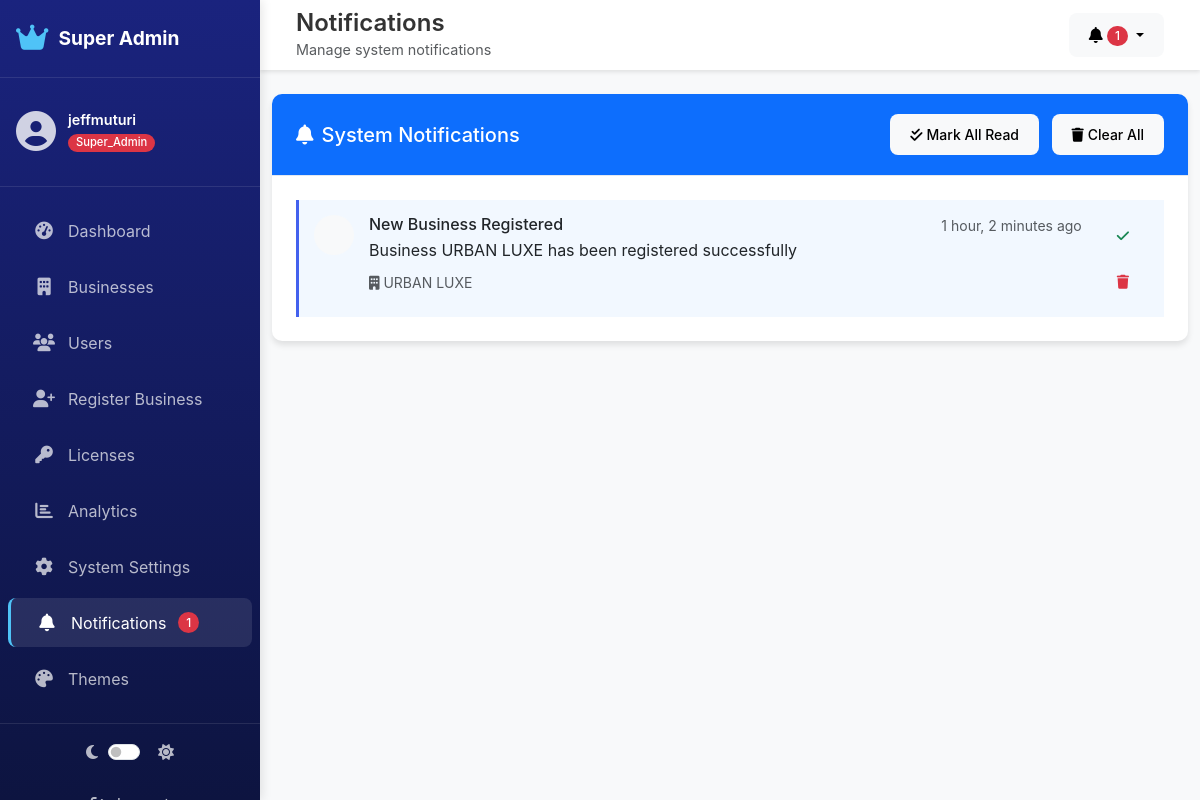
Page /accounts/super-admin/notifications/ (signed in) on the committed database.
### accounts/models.py (models this page shows, shortened)
class User(AbstractUser):
    class Role(models.TextChoices):
        SUPER_ADMIN = 'SUPER_ADMIN', _('Super Admin')
        BUSINESS_ADMIN = 'BUSINESS_ADMIN', _('Business Admin')
        CASHIER = 'CASHIER', _('Cashier')
        STAFF = 'STAFF', _('Staff')
    role = models.CharField(
        max_length=20,
        choices=Role.choices,
        default=Role.CASHIER,
    )
    phone_number = models.CharField(max_length=20, blank=True, null=True)
    profile_picture = models.ImageField(
        upload_to='profile_pictures/',
        blank=True,
        null=True
    )
    business = models.ForeignKey(
        'businesses.Business',
        on_delete=models.SET_NULL,
        null=True,
        blank=True,
        related_name='users'
    )
    is_email_verified = models.BooleanField(default=False)
    email_verification_token = models.CharField(
        max_length=100, blank=True, null=True)
    last_login_ip = models.GenericIPAddressField(blank=True, null=True)
    last_login_location = models.CharField(
        max_length=255, blank=True, null=True)
    license_tier = models.CharField(
        max_length=20,
        choices=[
            ('DEMO', 'Demo'),
            ('BASIC', 'Basic'),
            ('PRO', 'Professional'),
            ('ENTERPRISE', 'Enterprise')
        ],
        default='DEMO'
    )
    created_at = models.DateTimeField(auto_now_add=True)
    updated_at = models.DateTimeField(auto_now=True)
    groups = models.ManyToManyField(
        Group,
        verbose_name=_('groups'),
        blank=True,
        help_text=_(
            'The groups this user belongs to. A user will get all permissions '
            'granted to each of their groups.'
        ),
        related_name="custom_user_groups",
        related_query_name="custom_user",
    )
    user_permissions = models.ManyToManyField(
        Permission,
        verbose_name=_('user permissions'),
        blank=True,
        help_text=_('Specific permissions for this user.'),
        related_name="custom_user_permissions",
        related_query_name="custom_user",
    )
    @property
    def is_super_admin(self):
        return self.role == self.Role.SUPER_ADMIN
    class Meta:
        ordering = ['-date_joined']
        verbose_name = _('User')
        verbose_name_plural = _('Users')

### superadmin/models.py (models this page shows, shortened)
class Notification(models.Model):
    class NotificationType(models.TextChoices):
        INFO = 'INFO', _('Information')
        WARNING = 'WARNING', _('Warning')
        ERROR = 'ERROR', _('Error')
        SUCCESS = 'SUCCESS', _('Success')
        LICENSE = 'LICENSE', _('License')
        PAYMENT = 'PAYMENT', _('Payment')
        SECURITY = 'SECURITY', _('Security')
        BUSINESS = 'BUSINESS', _('Business')
        USER = 'USER', _('User')
    class Audience(models.TextChoices):
        ALL = 'ALL', _('All Users')
        SUPER_ADMINS = 'SUPER_ADMINS', _('Super Admins Only')
        BUSINESS_ADMINS = 'BUSINESS_ADMINS', _('Business Admins Only')
        CASHIERS = 'CASHIERS', _('Cashiers Only')
        SPECIFIC_BUSINESS = 'SPECIFIC_BUSINESS', _('Specific Business')
    title = models.CharField(max_length=255)
    message = models.TextField()
    notification_type = models.CharField(
        max_length=20,
        choices=NotificationType.choices,
        default=NotificationType.INFO
    )
    audience = models.CharField(
        max_length=50,
        choices=Audience.choices,
        default=Audience.ALL
    )
    business = models.ForeignKey(
        'businesses.Business',
        on_delete=models.CASCADE,
        null=True,
        blank=True,
        related_name='notifications'
    )
    data = models.JSONField(default=dict, blank=True)
    scheduled_for = models.DateTimeField(blank=True, null=True)
    expires_at = models.DateTimeField(blank=True, null=True)
    is_active = models.BooleanField(default=True)
    is_read = models.BooleanField(default=False)
    action_url = models.CharField(max_length=500, blank=True, null=True)
    action_text = models.CharField(max_length=100, blank=True, null=True)
    created_by = models.ForeignKey(
        'accounts.User',
        on_delete=models.SET_NULL,
        null=True,
        related_name='created_notifications'
    )
    created_at = models.DateTimeField(auto_now_add=True)
    updated_at = models.DateTimeField(auto_now=True)
    @property
    def get_icon(self):
        icon_map = {
            'INFO': 'fa-info-circle',
            'WARNING': 'fa-exclamation-triangle',
            'ERROR': 'fa-exclamation-circle',
            'SUCCESS': 'fa-check-circle',
            'LICENSE': 'fa-key',
            'PAYMENT': 'fa-credit-card',
            'SECURITY': 'fa-shield-alt',
            'BUSINESS': 'fa-building',
            'USER': 'fa-user',
        }
        return icon_map.get(self.notification_type, 'fa-bell')
    @property
    def get_color(self):
        color_map = {
            'INFO': 'info',
            'WARNING': 'warning',
            'ERROR': 'danger',
            'SUCCESS': 'success',
            'LICENSE': 'primary',
            'PAYMENT': 'success',
            'SECURITY': 'danger',
            'BUSINESS': 'primary',
            'USER': 'info',
        }
        return color_map.get(self.notification_type, 'secondary')
    class Meta:
        ordering = ['-created_at']
        verbose_name = _('Notification')
        verbose_name_plural = _('Notifications')

### businesses/models.py (models this page shows, shortened)
class Business(models.Model):
    class Status(models.TextChoices):
        ACTIVE = 'ACTIVE', _('Active')
        INACTIVE = 'INACTIVE', _('Inactive')
        SUSPENDED = 'SUSPENDED', _('Suspended')
        PENDING = 'PENDING', _('Pending Approval')
    name = models.CharField(max_length=255)
    description = models.TextField(blank=True, null=True)
    business_type = models.CharField(
        max_length=50,
        choices=[
            ('RETAIL', 'Retail Store'),
            ('RESTAURANT', 'Restaurant'),
            ('SERVICE', 'Service Business'),
            ('WHOLESALE', 'Wholesale'),
            ('OTHER', 'Other')
        ],
        default='RETAIL'
    )
    email = models.EmailField(unique=True)
    phone = models.CharField(max_length=20)
    address = models.TextField()
    city = models.CharField(max_length=100)
    state = models.CharField(max_length=100)
    country = CountryField()
    postal_code = models.CharField(max_length=20)
    logo = models.ImageField(
        upload_to='business_logos/',
        blank=True,
        null=True
    )
    primary_color = models.CharField(
        max_length=7, default='#4361ee')  # Hex color
    secondary_color = models.CharField(max_length=7, default='#3f37c9')
    currency = models.CharField(max_length=10, default='USD')
    timezone = models.CharField(max_length=50, default='UTC')
    language = models.CharField(max_length=10, default='en')
    date_format = models.CharField(max_length=20, default='YYYY-MM-DD')
    status = models.CharField(
        max_length=20,
        choices=Status.choices,
        default=Status.PENDING
    )
    license_key = models.CharField(max_length=100, blank=True, null=True)
    subscription_start_date = models.DateField(blank=True, null=True)
    subscription_end_date = models.DateField(blank=True, null=True)
    is_demo_account = models.BooleanField(default=True)
    demo_expiry_date = models.DateField(blank=True, null=True)
    max_demo_users = models.IntegerField(default=3)
    max_demo_products = models.IntegerField(default=100)
    created_by = models.ForeignKey(
        'accounts.User',
        on_delete=models.SET_NULL,
        null=True,
        related_name='created_businesses'
    )
    created_at = models.DateTimeField(auto_now_add=True)
    updated_at = models.DateTimeField(auto_now=True)
    activated_at = models.DateTimeField(blank=True, null=True)
    class Meta:
        verbose_name = _('Business')
        verbose_name_plural = _('Businesses')
        ordering = ['-created_at']

### accounts/views.py (the view)
@login_required
@super_admin_required
def notifications_view(request):
    notifications = Notification.objects.filter(
        is_active=True).order_by('-created_at')
    context = {
        'notifications': notifications,
    }
    return render(request, 'super_admin/notifications.html', context)

### templates/super_admin/notifications.html (shortened to what this page needs)
{% extends 'super_admin/base.html' %}
{% load static %}
{% block page_title %}Notifications{% endblock %}
{% block page_subtitle %}Manage system notifications{% endblock %}
{% block content %}
<div class="row">
    <div class="col-12">
        <div class="card">
            <div class="card-header bg-primary text-white d-flex justify-content-between align-items-center">
                <h5 class="mb-0"><i class="fas fa-bell me-2"></i>System Notifications</h5>
                <div>
                    <button class="btn btn-light btn-sm me-2" id="markAllRead">
                        <i class="fas fa-check-double me-1"></i>Mark All Read
                    </button>
                    <button class="btn btn-light btn-sm" id="clearAll">
                        <i class="fas fa-trash me-1"></i>Clear All
                    </button>
                </div>
            </div>
            <div class="card-body">
                <div class="notifications-list">
                    {% for notification in notifications %}
                    <div class="notification-item {% if not notification.is_read %}unread{% endif %}"
                         data-id="{{ notification.id }}">
                        <div class="notification-icon">
                        </div>
                        <div class="notification-content">
                            <div class="notification-header">
                                <h6 class="mb-1">{{ notification.title }}</h6>
                                <small class="text-muted">{{ notification.created_at|timesince }} ago</small>
                            </div>
                            <p class="mb-2">{{ notification.message }}</p>
                            {% if notification.business %}
                            <small class="text-muted">
                                <i class="fas fa-building"></i> {{ notification.business.name }}
                            </small>
                            {% endif %}
                        </div>
                        <div class="notification-actions">
                            {% if not notification.is_read %}
                            <button class="btn btn-sm btn-outline-success mark-read" title="Mark as read">
                                <i class="fas fa-check"></i>
                            </button>
                            {% endif %}
                            <button class="btn btn-sm btn-outline-danger delete-notification" title="Delete">
                                <i class="fas fa-trash"></i>
                            </button>
                        </div>
                    </div>
                    {% empty %}
                    <div class="text-center py-5">
                        <i class="fas fa-bell-slash fa-3x text-muted mb-3"></i>
                        <h5>No notifications</h5>
                        <p class="text-muted">You're all caught up!</p>
                    </div>
                    {% endfor %}
                </div>
            </div>
        </div>
    </div>
</div>
{% endblock %}

### templates/base_sidebar.html (shortened to what this page needs)
{% load static %}
<!DOCTYPE html>
<html lang="en" data-theme="light">
<head>
    <link href="https://cdn.jsdelivr.net/npm/bootstrap@5.3.0/dist/css/bootstrap.min.css" rel="stylesheet">
    <link rel="stylesheet" href="https://cdnjs.cloudflare.com/ajax/libs/font-awesome/6.4.0/css/all.min.css">
    <link rel="stylesheet" href="{% static 'css/main.css' %}">
    <link rel="stylesheet" href="{% static 'css/themes.css' %}">
    <link rel="stylesheet" href="{% static 'css/sidebar.css' %}">
</head>
<body>
    <div class="main-container">
        <nav class="sidebar" id="sidebar">
            <div class="sidebar-header">
                {% block sidebar_header %}{% endblock %}
            </div>
            <div class="sidebar-user-info">
                {% block sidebar_user_info %}
                <div class="user-avatar">
                    <i class="fas fa-user-circle"></i>
                </div>
                <div class="user-details">
                    <h6 class="user-name">{{ user.get_full_name|default:user.username }}</h6>
                    <span class="user-role badge {% if user.is_super_admin %}bg-danger{% elif user.is_business_admin %}bg-success{% else %}bg-info{% endif %}">
                        {{ user.role|title }}
                    </span>
                </div>
                {% endblock %}
            </div>
            <div class="sidebar-menu">
                <ul class="nav flex-column">
                    {% block sidebar_menu %}{% endblock %}
                </ul>
            </div>
            <div class="sidebar-footer">
                {% block sidebar_footer %}
                <div class="theme-toggle">
                    <i class="fas fa-moon"></i>
                    <div class="form-check form-switch">
                        <input class="form-check-input" type="checkbox" id="themeSwitch">
                    </div>
                    <i class="fas fa-sun"></i>
                </div>
                <a href="{% url 'logout' %}" class="logout-btn">
                </a>
                {% endblock %}
            </div>
        </nav>
        <main class="main-content">
            <nav class="top-navbar">
                <div class="container-fluid">
                    <div class="d-flex justify-content-between align-items-center">
                        <div class="page-title">
                            <h4>{% block page_title %}Dashboard{% endblock %}</h4>
                            <small class="text-muted">{% block page_subtitle %}{% endblock %}</small>
                        </div>
                        <div class="top-nav-actions">
                            {% block top_nav_actions %}{% endblock %}
                        </div>
                    </div>
                </div>
            </nav>
            <div class="container-fluid py-4">
                {% block content %}{% endblock %}
            </div>
        </main>
    </div>
</body>
</html>

### rows in the picture
User: get_full_name "jeffmuturi", role "Super_Admin"
Notification: title "New Business Registered", created_at "1 hour, 2 minutes", message "Business URBAN LUXE has been registered successfully", business.name "URBAN LUXE", is_read False (drawn)

### other values in the picture
{{ unread_notifications_count }} "1"
